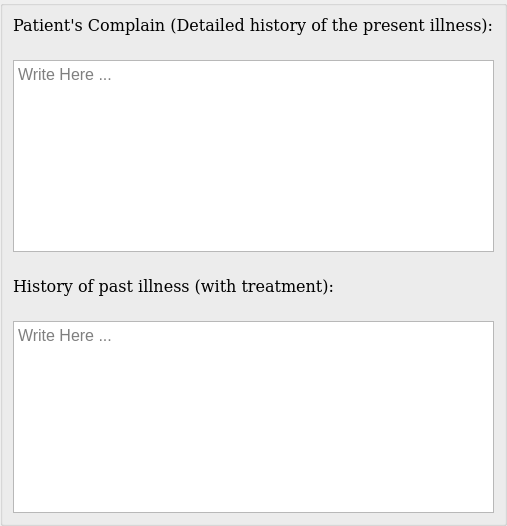
             <widget class="QGroupBox" name="groupBox_2">
              <property name="sizePolicy">
               <sizepolicy hsizetype="Expanding" vsizetype="Preferred">
                <horstretch>0</horstretch>
                <verstretch>0</verstretch>
               </sizepolicy>
              </property>
              <property name="font">
               <font>
                <pointsize>12</pointsize>
               </font>
              </property>
              <layout class="QVBoxLayout" name="verticalLayout_4">
               <property name="spacing">
                <number>25</number>
               </property>
               <property name="leftMargin">
                <number>10</number>
               </property>
               <property name="topMargin">
                <number>10</number>
               </property>
               <property name="rightMargin">
                <number>10</number>
               </property>
               <property name="bottomMargin">
                <number>10</number>
               </property>
               <item>
                <layout class="QVBoxLayout" name="verticalLayout_2">
                 <item>
                  <widget class="QLabel" name="illness_label">
                   <property name="font">
                    <font>
                     <family>DejaVu Serif</family>
                     <pointsize>12</pointsize>
                    </font>
                   </property>
                   <property name="text">
                    <string>Patient's Complain (Detailed history of the present illness):</string>
                   </property>
                   <property name="buddy">
                    <cstring>illness_textEdit</cstring>
                   </property>
                  </widget>
                 </item>
                 <item>
                  <widget class="QTextEdit" name="illness_textEdit">
                   <property name="font">
                    <font>
                     <pointsize>12</pointsize>
                    </font>
                   </property>
                   <property name="tabChangesFocus">
                    <bool>true</bool>
                   </property>
                   <property name="placeholderText">
                    <string>Write Here ...</string>
                   </property>
                  </widget>
                 </item>
                </layout>
               </item>
               <item>
                <layout class="QVBoxLayout" name="verticalLayout_3">
                 <item>
                  <widget class="QLabel" name="history_label">
                   <property name="font">
                    <font>
                     <family>DejaVu Serif</family>
                     <pointsize>12</pointsize>
                    </font>
                   </property>
                   <property name="text">
                    <string>History of past illness (with treatment):</string>
                   </property>
                   <property name="buddy">
                    <cstring>Past_illness_textEdit</cstring>
                   </property>
                  </widget>
                 </item>
                 <item>
                  <widget class="QTextEdit" name="Past_illness_textEdit">
                   <property name="font">
                    <font>
                     <pointsize>12</pointsize>
                    </font>
                   </property>
                   <property name="tabChangesFocus">
                    <bool>true</bool>
                   </property>
                   <property name="placeholderText">
                    <string>Write Here ...</string>
                   </property>
                  </widget>
                 </item>
                </layout>
               </item>
              </layout>
             </widget>
